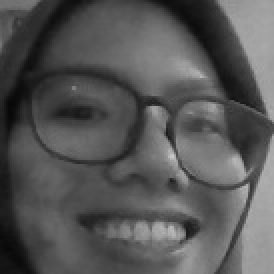
#> input picture FacialRecognitionProject/dataset/User.1.1.jpg, 137 x 137 px, given in place of the camera (shown 2 times larger)
$ jupyter execute TechTest3_facedataset.ipynb
#> lines starting #> are read from the running program, lines starting #| are printed output that depends on the picture
[cell 1]
import cv2
import numpy as np

face_haar = cv2.CascadeClassifier('D:/OneDrive/Thesis/Python/Qlue - Tech Test/haarcascades/haarcascade_frontalface_default.xml')
cap = cv2.VideoCapture(0)
cap.set(3,640)
cap.set(4,480)

# For each person, enter one numeric face id
face_id = input('\n enter user id end press <return> ==>  ')

print("\n [INFO] Initializing face capture. Look the camera and wait ...")
# Initialize individual sampling face count
count = 0


while True:
    ret,frame = cap.read()
#> frame is the input picture: shape (137, 137, 3); min 7, max 205, mean 86.2
    gray = cv2.cvtColor(frame,cv2.COLOR_BGR2GRAY)
    faces = face_haar.detectMultiScale(gray,scaleFactor=1.2,minNeighbors=5)
#> faces = [[16, 8, 119, 119]]

    # Resize Image
    minisize = (frame.shape[1],frame.shape[0])
#> minisize = (137, 137)
    miniframe = cv2.resize(frame, minisize)
    faces = face_haar.detectMultiScale (miniframe)
#> faces = [[12, 8, 118, 118]]

    # Draw Rectangle and Saved

    for f in faces:
        x,y,w,h = [v for v in f]
        cv2.rectangle(frame,(x,y),(x+w,y+h),(0,0,0),2)
        count += 1

         # Save the captured image into the datasets folder
        cv2.imwrite("D:/OneDrive/Thesis/Python/Qlue - Tech Test/FacialRecognitionProject/dataset/User." + str(face_id) + '.' + str(count) + ".jpg", gray[y:y+h,x:x+w])

        #save the detected face
        cv2.imshow('frame',frame)
#> this loop made 1 pass
#> (x, y, w, h, count) on pass 1: (12, 8, 118, 118, 1)
#> pass 1, `cv2.imwrite("D:/OneDrive/Thesis/Python/Qlue - Tech Test/FacialRecognit..`:
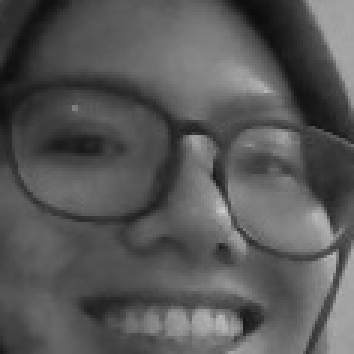
#> saved as User..1.jpg: shape (118, 118) (shown 3 times larger); min 12, max 205, mean 87.2
#> pass 1, `cv2.imshow('frame',frame)`:
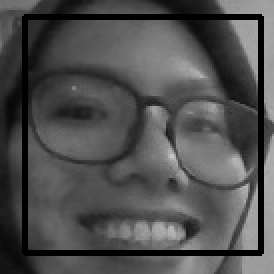
#> window 'frame': shape (137, 137, 3) (shown 2 times larger); min 0, max 205, mean 79.4
#> after the loop, count = 1

    exkey = cv2.waitKey(1) & 0xff
#> (key Esc is pressed here)
    if count >= 50:
        break
    elif exkey == 27:
        break

print("\n [INFO] Exiting Program and cleanup stuff")
cap.release()
cv2.destroyAllWindows

$ run again, on FacialRecognitionProject/dataset/User.1.10.jpg
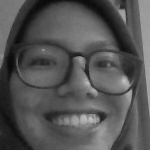
#> input picture FacialRecognitionProject/dataset/User.1.10.jpg, 150 x 150 px, given in place of the camera
#> frame is the input picture: shape (150, 150, 3); min 8, max 201, mean 84.1
#> `faces = face_haar.detectMultiScale(gray,scaleFactor=1.2,minNeighbors=5)`: faces = [[10, 10, 124, 124]]
#> `faces = face_haar.detectMultiScale (miniframe)`: faces = [[10, 9, 130, 130]]
#> the loop `for f in faces:` made 1 pass
#> (x, y, w, h, count) on pass 1: (10, 9, 130, 130, 1)
#> pass 1, `cv2.imwrite("D:/OneDrive/Thesis/Python/Qlue - Tech Test/FacialRecognit..`:
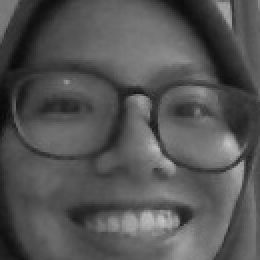
#> saved as User..1.jpg: shape (130, 130) (shown 2 times larger); min 8, max 201, mean 84.6
#> pass 1, `cv2.imshow('frame',frame)`:
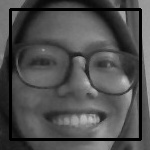
#> window 'frame': shape (150, 150, 3); min 0, max 201, mean 79
#> after the loop `for f in faces:`: count = 1
